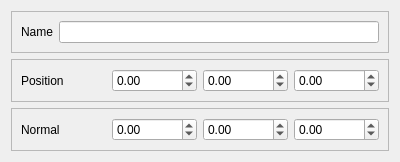
<?xml version="1.0" encoding="UTF-8"?>
<ui version="4.0">
 <class>PlaneWidget</class>
 <widget class="QWidget" name="PlaneWidget">
  <property name="geometry">
   <rect>
    <x>0</x>
    <y>0</y>
    <width>400</width>
    <height>161</height>
   </rect>
  </property>
  <property name="windowTitle">
   <string>Form</string>
  </property>
  <layout class="QVBoxLayout" name="verticalLayout">
   <item>
    <widget class="QFrame" name="name_frame">
     <property name="frameShape">
      <enum>QFrame::StyledPanel</enum>
     </property>
     <property name="frameShadow">
      <enum>QFrame::Raised</enum>
     </property>
     <layout class="QHBoxLayout" name="horizontalLayout_3">
      <item>
       <widget class="QLabel" name="name_label">
        <property name="text">
         <string>Name</string>
        </property>
       </widget>
      </item>
      <item>
       <widget class="QLineEdit" name="name_lineEdit"/>
      </item>
     </layout>
    </widget>
   </item>
   <item>
    <widget class="QFrame" name="position_frame">
     <property name="frameShape">
      <enum>QFrame::StyledPanel</enum>
     </property>
     <property name="frameShadow">
      <enum>QFrame::Raised</enum>
     </property>
     <layout class="QHBoxLayout" name="horizontalLayout">
      <item>
       <widget class="QLabel" name="position_label">
        <property name="text">
         <string>Position</string>
        </property>
       </widget>
      </item>
      <item>
       <widget class="QDoubleSpinBox" name="x_doubleSpinBox">
        <property name="minimum">
         <double>-99.000000000000000</double>
        </property>
       </widget>
      </item>
      <item>
       <widget class="QDoubleSpinBox" name="y_doubleSpinBox">
        <property name="minimum">
         <double>-99.000000000000000</double>
        </property>
       </widget>
      </item>
      <item>
       <widget class="QDoubleSpinBox" name="z_doubleSpinBox">
        <property name="minimum">
         <double>-99.000000000000000</double>
        </property>
       </widget>
      </item>
     </layout>
    </widget>
   </item>
   <item>
    <widget class="QFrame" name="normal_frame">
     <property name="frameShape">
      <enum>QFrame::StyledPanel</enum>
     </property>
     <property name="frameShadow">
      <enum>QFrame::Raised</enum>
     </property>
     <layout class="QHBoxLayout" name="horizontalLayout_2">
      <item>
       <widget class="QLabel" name="normal_label">
        <property name="text">
         <string>Normal</string>
        </property>
       </widget>
      </item>
      <item>
       <widget class="QDoubleSpinBox" name="nx_doubleSpinBox">
        <property name="minimum">
         <double>-99.000000000000000</double>
        </property>
       </widget>
      </item>
      <item>
       <widget class="QDoubleSpinBox" name="ny_doubleSpinBox">
        <property name="minimum">
         <double>-99.000000000000000</double>
        </property>
       </widget>
      </item>
      <item>
       <widget class="QDoubleSpinBox" name="nz_doubleSpinBox">
        <property name="minimum">
         <double>-99.000000000000000</double>
        </property>
       </widget>
      </item>
     </layout>
    </widget>
   </item>
  </layout>
 </widget>
 <resources/>
 <connections/>
</ui>
